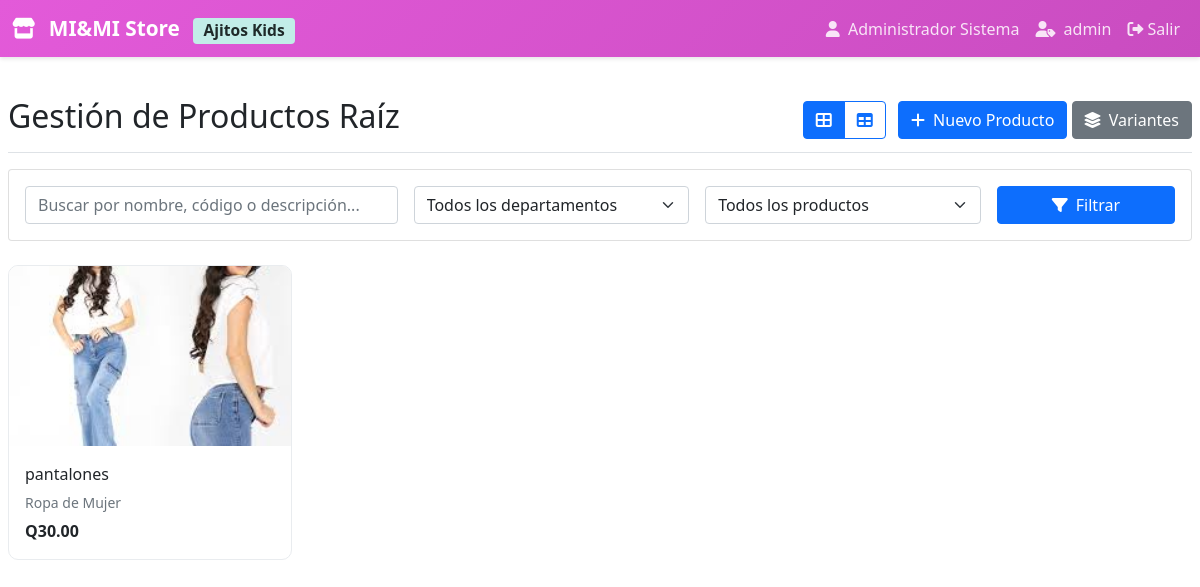
Page /modules/mod2/productos.php (signed in) on the committed database.
### tables this page shows
CREATE TABLE `productos_raiz` (
  `id_raiz` int(11) NOT NULL,
  `codigo` varchar(50) NOT NULL,
  `nombre` varchar(200) NOT NULL,
  `descripcion` text DEFAULT NULL,
  `id_departamento` int(11) NOT NULL,
  `id_marca` int(11) DEFAULT NULL,
  `tipo_ropa` varchar(100) DEFAULT NULL,
  `precio_compra` decimal(10,2) DEFAULT NULL,
  `precio_venta` decimal(10,2) NOT NULL,
  `etiqueta` enum('oferta','nuevo','reingreso') DEFAULT 'nuevo',
  `es_ajitos` tinyint(1) DEFAULT 0,
  `activo` tinyint(1) DEFAULT 1,
  `fecha_creacion` datetime DEFAULT current_timestamp()
);

CREATE TABLE `productos_raiz_fotos` (
  `id_foto` int(11) NOT NULL,
  `id_producto_raiz` int(11) NOT NULL,
  `nombre_archivo` varchar(255) NOT NULL,
  `es_principal` tinyint(1) DEFAULT 0,
  `orden` int(11) DEFAULT 0
);

CREATE TABLE `departamentos` (
  `id_departamento` int(11) NOT NULL,
  `nombre` varchar(100) NOT NULL,
  `descripcion` text DEFAULT NULL,
  `imagen` varchar(255) DEFAULT NULL,
  `activo` tinyint(1) DEFAULT 1,
  `es_ajitos` tinyint(1) DEFAULT 0
);

### config/functions.php (called while the page is built, shortened)
<?php
function formatMoney($amount) {
    return 'Q' . number_format($amount, 2);
}
?>

### modules/mod2/productos.php (the view, shortened to what this page needs)
<?php
$database = new Database();
$db = $database->getConnection();
$embedded = isset($_GET['embedded']) && $_GET['embedded'] === '1';
$search = isset($_GET['search']) ? sanitize($_GET['search']) : '';
$view_mode = isset($_GET['view_mode']) ? $_GET['view_mode'] : 'grid';
function buildViewUrl($mode) {
    $params = $_GET;
    $params['view_mode'] = $mode;
    $query = http_build_query($params);
    return 'productos.php' . ($query ? '?' . $query : '');
}
$query = "SELECT pr.*, d.nombre as departamento_nombre, m.nombre as marca_nombre
          FROM productos_raiz pr
          LEFT JOIN departamentos d ON pr.id_departamento = d.id_departamento
          LEFT JOIN marcas m ON pr.id_marca = m.id_marca
          WHERE 1=1";
$query .= " ORDER BY pr.id_raiz DESC";
$stmt = $db->prepare($query);
$stmt->execute();
$productos = $stmt->fetchAll(PDO::FETCH_ASSOC);
?>
<!DOCTYPE html>
<html lang="es">
<head>
    <link href="https://cdn.jsdelivr.net/npm/bootstrap@5.1.3/dist/css/bootstrap.min.css" rel="stylesheet">
    <link rel="stylesheet" href="https://cdnjs.cloudflare.com/ajax/libs/font-awesome/6.0.0/css/all.min.css">
</head>
<body>
    <?php if (!$embedded): ?>
    <?php include '../../includes/header.php'; ?>
    <?php endif; ?>
    <div class="container-fluid mt-4">
        <div class="row">
            <main class="col-12 px-2">
                <div class="d-flex justify-content-between flex-wrap flex-md-nowrap align-items-center pt-3 pb-2 mb-3 border-bottom">
                    <h1 class="h2">Gestión de Productos Raíz</h1>
                    <div>
                        <div class="btn-group me-2" role="group">
                            <a href="<?php echo buildViewUrl('grid'); ?>" class="btn btn-outline-primary <?php echo $view_mode === 'grid' ? 'active' : ''; ?>" title="Vista de cuadros">
                                <i class="fas fa-th-large"></i>
                            </a>
                            <a href="<?php echo buildViewUrl('table'); ?>" class="btn btn-outline-primary <?php echo $view_mode === 'table' ? 'active' : ''; ?>" title="Vista de tabla">
                                <i class="fas fa-table"></i>
                            </a>
                        </div>
                        <button class="btn btn-primary" data-bs-toggle="modal" data-bs-target="#createModal">
                            <i class="fas fa-plus me-1"></i> Nuevo Producto
                        </button>
                        <a href="variantes.php" class="btn btn-secondary">
                            <i class="fas fa-layer-group me-1"></i> Variantes
                        </a>
                    </div>
                </div>
                <div class="card mb-4">
                    <div class="card-body">
                        <form method="GET" action="" class="row g-3">
                            <div class="col-md-4">
                                <input type="text" class="form-control" name="search"
                                       placeholder="Buscar por nombre, código o descripción..."
                                       value="<?php echo $search; ?>">
                            </div>
                            <div class="col-md-3">
                                <select class="form-select" name="departamento">
                                    <option value="">Todos los departamentos</option>
                                </select>
                            </div>
                            <div class="col-md-3">
                                <select class="form-select" name="ajitos">
                                    <option value="">Todos los productos</option>
                                </select>
                            </div>
                            <div class="col-md-2">
                                <button type="submit" class="btn btn-primary w-100">
                                    <i class="fas fa-filter me-1"></i> Filtrar
                                </button>
                            </div>
                        </form>
                    </div>
                </div>
                <?php if ($view_mode === 'table'): ?>
                <div class="card">
                    <div class="card-body">
                        <div class="table-responsive">
                            <table class="table table-hover">
                                <thead>
                                    <tr>
                                        <th>ID</th>
                                        <th>Código</th>
                                        <th>Imagen</th>
                                        <th>Nombre</th>
                                        <th>Departamento</th>
                                        <th>Marca</th>
                                        <th>Precio Venta</th>
                                        <th>Etiqueta</th>
                                        <th>Ajitos</th>
                                        <th>Estado</th>
                                    </tr>
                                </thead>
                                <tbody>
                                    <?php foreach ($productos as $producto):
                                        $foto_query = "SELECT nombre_archivo FROM productos_raiz_fotos
                                                      WHERE id_producto_raiz = :id AND es_principal = 1 LIMIT 1";
                                        $foto_stmt = $db->prepare($foto_query);
                                        $foto_stmt->bindParam(':id', $producto['id_raiz']);
                                        $foto_stmt->execute();
                                        $foto = $foto_stmt->fetch(PDO::FETCH_ASSOC);
                                        $imagen = $foto ? '../../' . IMG_DIR . 'productos/' . $foto['nombre_archivo'] : 'https://via.placeholder.com/80';
                                    ?>
                                    <tr>
                                        <td><?php echo $producto['id_raiz']; ?></td>
                                        <td><strong><?php echo $producto['codigo']; ?></strong></td>
                                        <td>
                                            <img src="<?php echo $imagen; ?>" alt="Producto" class="product-image">
                                        </td>
                                        <td><?php echo $producto['nombre']; ?></td>
                                        <td><?php echo $producto['departamento_nombre']; ?></td>
                                        <td><?php echo $producto['marca_nombre'] ?: 'N/A'; ?></td>
                                        <td><?php echo formatMoney($producto['precio_venta']); ?></td>
                                        <td>
                                            <span class="badge etiqueta-<?php echo $producto['etiqueta']; ?>">
                                                <?php echo ucfirst($producto['etiqueta']); ?>
                                            </span>
                                        </td>
                                        <td>
                                            <?php if ($producto['es_ajitos']): ?>
                                                <span class="badge bg-danger">Ajitos Kids</span>
                                            <?php endif; ?>
                                        </td>
                                        <td>
                                            <span class="badge <?php echo $producto['activo'] ? 'bg-success' : 'bg-danger'; ?>">
                                                <?php echo $producto['activo'] ? 'Activo' : 'Inactivo'; ?>
                                            </span>
                                        </td>
                                    </tr>
                                    <?php endforeach; ?>
                                </tbody>
                            </table>
                        </div>
                    </div>
                </div>
                <?php else: ?>
                <div class="row g-3">
                    <?php foreach ($productos as $producto):
                        $foto_query = "SELECT nombre_archivo FROM productos_raiz_fotos
                                      WHERE id_producto_raiz = :id AND es_principal = 1 LIMIT 1";
                        $foto_stmt = $db->prepare($foto_query);
                        $foto_stmt->bindParam(':id', $producto['id_raiz']);
                        $foto_stmt->execute();
                        $foto = $foto_stmt->fetch(PDO::FETCH_ASSOC);
                        $imagen = $foto ? '../../' . IMG_DIR . 'productos/' . $foto['nombre_archivo'] : 'https://via.placeholder.com/300x200?text=Sin+imagen';
                    ?>
                    <div class="col-sm-6 col-md-4 col-xl-3">
                        <a href="detalle_producto.php?id=<?php echo $producto['id_raiz']; ?>" class="text-decoration-none text-dark">
                            <div class="product-grid-card">
                                <img src="<?php echo $imagen; ?>" alt="Producto" onerror="this.src='https://via.placeholder.com/300x200?text=Sin+imagen'">
                                <div class="card-body">
                                    <div class="fw-semibold"><?php echo $producto['nombre']; ?></div>
                                    <div class="text-muted small"><?php echo $producto['departamento_nombre']; ?></div>
                                    <div class="product-grid-price"><?php echo formatMoney($producto['precio_venta']); ?></div>
                                </div>
                            </div>
                        </a>
                    </div>
                    <?php endforeach; ?>
                </div>
                <?php endif; ?>
            </main>
        </div>
    </div>
</body>
</html>

### modules/mod2/productos.php (style rules this page uses)
.product-grid-card { border: 1px solid #e9ecef; border-radius: 10px; overflow: hidden; transition: transform 0.2s, box-shadow 0.2s; height: 100%; }
.product-grid-card img { width: 100%; height: 180px; object-fit: cover; }
.product-grid-card .card-body { display: flex; flex-direction: column; gap: 6px; }
.product-grid-price { font-weight: 700; }

### rows in the picture
productos_raiz: productos_raiz_fotos.nombre_archivo (picture), nombre "pantalones", id_departamento.nombre "Ropa de Mujer", precio_venta "Q30.00"

### other values in the picture
SITE_NAME "MI&MI Store"
AJITOS_NAME "Ajitos Kids"
$_SESSION['nombre'] "Administrador Sistema"
$_SESSION['rol_nombre'] "admin"
